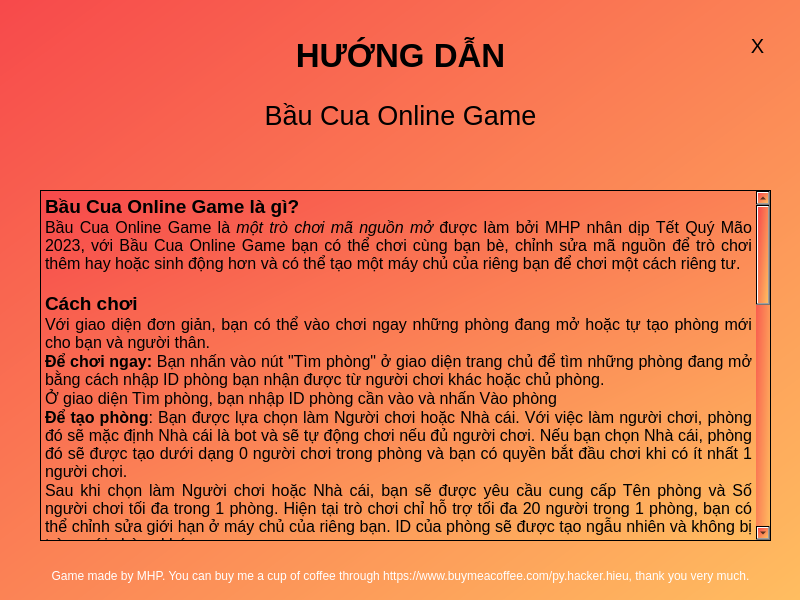
<?xml version="1.0" encoding="UTF-8"?>
<ui version="4.0">
 <class>Main</class>
 <widget class="QMainWindow" name="Main">
  <property name="geometry">
   <rect>
    <x>0</x>
    <y>0</y>
    <width>800</width>
    <height>600</height>
   </rect>
  </property>
  <property name="windowTitle">
   <string>Game Bầu Cua Online - Opening Page</string>
  </property>
  <property name="styleSheet">
   <string notr="true">background-color: qlineargradient(spread:pad, x1:0, y1:0, x2:1, y2:1, stop:0 rgba(247, 73, 75, 255), stop:0.997452 rgba(255, 189, 96, 255), stop:1 rgba(255, 255, 255, 255));</string>
  </property>
  <widget class="QWidget" name="centralwidget">
   <property name="styleSheet">
    <string notr="true"/>
   </property>
   <widget class="QLabel" name="title">
    <property name="geometry">
     <rect>
      <x>0</x>
      <y>30</y>
      <width>801</width>
      <height>50</height>
     </rect>
    </property>
    <property name="sizePolicy">
     <sizepolicy hsizetype="Fixed" vsizetype="Fixed">
      <horstretch>0</horstretch>
      <verstretch>0</verstretch>
     </sizepolicy>
    </property>
    <property name="font">
     <font>
      <family>Segoe UI</family>
      <pointsize>25</pointsize>
      <weight>75</weight>
      <bold>true</bold>
     </font>
    </property>
    <property name="autoFillBackground">
     <bool>false</bool>
    </property>
    <property name="styleSheet">
     <string notr="true">background:none;</string>
    </property>
    <property name="text">
     <string>HƯỚNG DẪN</string>
    </property>
    <property name="scaledContents">
     <bool>true</bool>
    </property>
    <property name="alignment">
     <set>Qt::AlignCenter</set>
    </property>
   </widget>
   <widget class="QLabel" name="description">
    <property name="geometry">
     <rect>
      <x>0</x>
      <y>90</y>
      <width>801</width>
      <height>51</height>
     </rect>
    </property>
    <property name="font">
     <font>
      <pointsize>20</pointsize>
     </font>
    </property>
    <property name="styleSheet">
     <string notr="true">background:none;</string>
    </property>
    <property name="text">
     <string>Bầu Cua Online Game</string>
    </property>
    <property name="alignment">
     <set>Qt::AlignCenter</set>
    </property>
   </widget>
   <widget class="QLabel" name="credit">
    <property name="geometry">
     <rect>
      <x>0</x>
      <y>560</y>
      <width>801</width>
      <height>31</height>
     </rect>
    </property>
    <property name="styleSheet">
     <string notr="true">color:white;background-color:none;</string>
    </property>
    <property name="text">
     <string>Game made by MHP. You can buy me a cup of coffee through https://www.buymeacoffee.com/py.hacker.hieu, thank you very much.</string>
    </property>
    <property name="alignment">
     <set>Qt::AlignCenter</set>
    </property>
   </widget>
   <widget class="QTextBrowser" name="tutorialtb">
    <property name="geometry">
     <rect>
      <x>40</x>
      <y>190</y>
      <width>731</width>
      <height>351</height>
     </rect>
    </property>
    <property name="html">
     <string>&lt;!DOCTYPE HTML PUBLIC &quot;-//W3C//DTD HTML 4.0//EN&quot; &quot;http://www.w3.org/TR/REC-html40/strict.dtd&quot;&gt;
&lt;html&gt;&lt;head&gt;&lt;meta name=&quot;qrichtext&quot; content=&quot;1&quot; /&gt;&lt;style type=&quot;text/css&quot;&gt;
p, li { white-space: pre-wrap; }
&lt;/style&gt;&lt;/head&gt;&lt;body style=&quot; font-family:'MS Shell Dlg 2'; font-size:7.8pt; font-weight:400; font-style:normal;&quot;&gt;
&lt;p align=&quot;justify&quot; style=&quot; margin-top:0px; margin-bottom:0px; margin-left:0px; margin-right:0px; -qt-block-indent:0; text-indent:0px;&quot;&gt;&lt;span style=&quot; font-size:14pt; font-weight:600;&quot;&gt;Bầu Cua Online Game là gì?&lt;/span&gt;&lt;/p&gt;
&lt;p align=&quot;justify&quot; style=&quot; margin-top:0px; margin-bottom:0px; margin-left:0px; margin-right:0px; -qt-block-indent:0; text-indent:0px;&quot;&gt;&lt;span style=&quot; font-size:12pt;&quot;&gt;Bầu Cua Online Game là &lt;/span&gt;&lt;span style=&quot; font-size:12pt; font-style:italic;&quot;&gt;một trò chơi mã nguồn mở&lt;/span&gt;&lt;span style=&quot; font-size:12pt;&quot;&gt; được làm bởi MHP nhân dịp Tết Quý Mão 2023, với Bầu Cua Online Game bạn có thể chơi cùng bạn bè, chỉnh sửa mã nguồn để trò chơi thêm hay hoặc sinh động hơn và có thể tạo một máy chủ của riêng bạn để chơi một cách riêng tư.&lt;/span&gt;&lt;/p&gt;
&lt;p align=&quot;justify&quot; style=&quot;-qt-paragraph-type:empty; margin-top:0px; margin-bottom:0px; margin-left:0px; margin-right:0px; -qt-block-indent:0; text-indent:0px; font-size:12pt;&quot;&gt;&lt;br /&gt;&lt;/p&gt;
&lt;p align=&quot;justify&quot; style=&quot; margin-top:0px; margin-bottom:0px; margin-left:0px; margin-right:0px; -qt-block-indent:0; text-indent:0px;&quot;&gt;&lt;span style=&quot; font-size:14pt; font-weight:600;&quot;&gt;Cách chơi&lt;/span&gt;&lt;/p&gt;
&lt;p align=&quot;justify&quot; style=&quot; margin-top:0px; margin-bottom:0px; margin-left:0px; margin-right:0px; -qt-block-indent:0; text-indent:0px;&quot;&gt;&lt;span style=&quot; font-size:12pt;&quot;&gt;Với giao diện đơn giản, bạn có thể vào chơi ngay những phòng đang mở hoặc tự tạo phòng mới cho bạn và người thân.&lt;/span&gt;&lt;/p&gt;
&lt;p align=&quot;justify&quot; style=&quot; margin-top:0px; margin-bottom:0px; margin-left:0px; margin-right:0px; -qt-block-indent:0; text-indent:0px;&quot;&gt;&lt;span style=&quot; font-size:12pt; font-weight:600;&quot;&gt;Để chơi ngay:&lt;/span&gt;&lt;span style=&quot; font-size:12pt;&quot;&gt; Bạn nhấn vào nút &amp;quot;Tìm phòng&amp;quot; ở giao diện trang chủ để tìm những phòng đang mở bằng cách nhập ID phòng bạn nhận được từ người chơi khác hoặc chủ phòng.&lt;/span&gt;&lt;/p&gt;
&lt;p align=&quot;justify&quot; style=&quot; margin-top:0px; margin-bottom:0px; margin-left:0px; margin-right:0px; -qt-block-indent:0; text-indent:0px;&quot;&gt;&lt;span style=&quot; font-size:12pt;&quot;&gt;Ở giao diện Tìm phòng, bạn nhập ID phòng cần vào và nhấn Vào phòng&lt;/span&gt;&lt;/p&gt;
&lt;p align=&quot;justify&quot; style=&quot; margin-top:0px; margin-bottom:0px; margin-left:0px; margin-right:0px; -qt-block-indent:0; text-indent:0px;&quot;&gt;&lt;span style=&quot; font-size:12pt; font-weight:600;&quot;&gt;Để tạo phòng&lt;/span&gt;&lt;span style=&quot; font-size:12pt;&quot;&gt;: Bạn được lựa chọn làm Người chơi hoặc Nhà cái. Với việc làm người chơi, phòng đó sẽ mặc định Nhà cái là bot và sẽ tự động chơi nếu đủ người chơi. Nếu bạn chọn Nhà cái, phòng đó sẽ được tạo dưới dạng 0 người chơi trong phòng và bạn có quyền bắt đầu chơi khi có ít nhất 1 người chơi.&lt;/span&gt;&lt;/p&gt;
&lt;p align=&quot;justify&quot; style=&quot; margin-top:0px; margin-bottom:0px; margin-left:0px; margin-right:0px; -qt-block-indent:0; text-indent:0px;&quot;&gt;&lt;span style=&quot; font-size:12pt;&quot;&gt;Sau khi chọn làm Người chơi hoặc Nhà cái, bạn sẽ được yêu cầu cung cấp Tên phòng và Số người chơi tối đa trong 1 phòng. Hiện tại trò chơi chỉ hỗ trợ tối đa 20 người trong 1 phòng, bạn có thể chỉnh sửa giới hạn ở máy chủ của riêng bạn. ID của phòng sẽ được tạo ngẫu nhiên và không bị trùng với phòng khác.&lt;/span&gt;&lt;/p&gt;
&lt;p align=&quot;justify&quot; style=&quot; margin-top:0px; margin-bottom:0px; margin-left:0px; margin-right:0px; -qt-block-indent:0; text-indent:0px;&quot;&gt;&lt;span style=&quot; font-size:12pt;&quot;&gt;Sau khi đã tạo phòng hoặc vào phòng, bạn sẽ được chuyển đến phòng chờ để chờ tất cả người chơi sẵn sàng hoặc để chờ đủ người trong phòng nếu Nhà cái phòng của bạn là bot.&lt;/span&gt;&lt;/p&gt;
&lt;p align=&quot;justify&quot; style=&quot; margin-top:0px; margin-bottom:0px; margin-left:0px; margin-right:0px; -qt-block-indent:0; text-indent:0px;&quot;&gt;&lt;span style=&quot; font-size:12pt;&quot;&gt;Khi tất cả đã sẵn sàng và phòng bắt đầu chơi, bạn sẽ được chuyển đến trang lựa chọn, sẽ có 6 lựa chọn là Bầu, Cua, Tôm, Cá, Gà, Hổ theo kiểu chơi tiêu chuẩn, lưu ý rằng mỗi con vật chỉ được chọn 1 lần. &lt;/span&gt;&lt;span style=&quot; font-size:12pt; font-style:italic;&quot;&gt;Nếu bạn là Nhà cái, bạn sẽ không được chọn mà việc của bạn là ngồi đợi người chơi khác chọn và bắt đầu tung xúc xắc.&lt;/span&gt;&lt;/p&gt;
&lt;p align=&quot;justify&quot; style=&quot; margin-top:0px; margin-bottom:0px; margin-left:0px; margin-right:0px; -qt-block-indent:0; text-indent:0px;&quot;&gt;&lt;span style=&quot; font-size:12pt;&quot;&gt;Sau khi chọn bạn hãy nhấn Khóa, lúc này phòng sẽ đợi đến khi tất cả đều khóa thì mới bắt đầu tung xúc xắc.&lt;/span&gt;&lt;/p&gt;
&lt;p align=&quot;justify&quot; style=&quot; margin-top:0px; margin-bottom:0px; margin-left:0px; margin-right:0px; -qt-block-indent:0; text-indent:0px;&quot;&gt;&lt;span style=&quot; font-size:12pt;&quot;&gt;Khi đã chọn xong bạn sẽ được chuyển đến trang tung xúc xắc, hình 2D của xúc xắc được tung sẽ hiện trên màn hình sau ít giây và cả chữ của chúng, bạn sẽ được biết mình thắng hay thua và số tiền (MHPoint) của bạn sẽ được cộng hoặc giảm tự động. Nếu bạn là Nhà cái, số tiền bạn nhận được sẽ là số tiền thua của người chơi và ngược lại, số tiền mất của bạn sẽ là số tiền thắng của người chơi.&lt;/span&gt;&lt;/p&gt;
&lt;p align=&quot;justify&quot; style=&quot; margin-top:0px; margin-bottom:0px; margin-left:0px; margin-right:0px; -qt-block-indent:0; text-indent:0px;&quot;&gt;&lt;span style=&quot; font-size:12pt;&quot;&gt;Sau khi nhận được kết quả, nếu bạn muốn chơi tiếp có thể nhấn vào nút Chơi lại ở góc trái cuối màn hình, nút này giống như nút Sẵn sàng, sẽ yêu cầu tất cả người chơi đều nhấn thì mới bắt đầu ván mới. Nếu bạn không muốn chơi nữa, có thể nhấn nút &amp;quot;X&amp;quot; ở góc trên cùng bên phải màn hình, lúc này bạn sẽ được tự động chuyển về màn hình chính.&lt;/span&gt;&lt;/p&gt;
&lt;p align=&quot;justify&quot; style=&quot;-qt-paragraph-type:empty; margin-top:0px; margin-bottom:0px; margin-left:0px; margin-right:0px; -qt-block-indent:0; text-indent:0px; font-size:12pt;&quot;&gt;&lt;br /&gt;&lt;/p&gt;
&lt;p align=&quot;justify&quot; style=&quot; margin-top:0px; margin-bottom:0px; margin-left:0px; margin-right:0px; -qt-block-indent:0; text-indent:0px;&quot;&gt;&lt;span style=&quot; font-size:14pt; font-weight:600;&quot;&gt;Những Quy ước&lt;/span&gt;&lt;/p&gt;
&lt;p align=&quot;justify&quot; style=&quot; margin-top:0px; margin-bottom:0px; margin-left:0px; margin-right:0px; -qt-block-indent:0; text-indent:0px;&quot;&gt;&lt;span style=&quot; font-size:12pt;&quot;&gt;Tiền tệ sẽ có kí hiệu là MHPoint và không thể đổi qua tiền thật và ngược lại.&lt;/span&gt;&lt;/p&gt;
&lt;p align=&quot;justify&quot; style=&quot; margin-top:0px; margin-bottom:0px; margin-left:0px; margin-right:0px; -qt-block-indent:0; text-indent:0px;&quot;&gt;&lt;span style=&quot; font-size:12pt;&quot;&gt;Trò chơi không yêu cầu bạn cung cấp thông tin nhạy cảm lên trò chơi và bạn được khuyến khích không nên tung thông tin nhạy cảm của mình lên trò chơi bằng bất kì giá nào.&lt;/span&gt;&lt;/p&gt;
&lt;p align=&quot;justify&quot; style=&quot; margin-top:0px; margin-bottom:0px; margin-left:0px; margin-right:0px; -qt-block-indent:0; text-indent:0px;&quot;&gt;&lt;span style=&quot; font-size:12pt;&quot;&gt;Mọi thông tin về người chơi trên trò chơi đều có thể thay đổi trong tệp tin customize.json, bạn có thể thay đổi tùy thích.&lt;/span&gt;&lt;/p&gt;
&lt;p align=&quot;justify&quot; style=&quot; margin-top:0px; margin-bottom:0px; margin-left:0px; margin-right:0px; -qt-block-indent:0; text-indent:0px;&quot;&gt;&lt;span style=&quot; font-size:12pt;&quot;&gt;Số tiền của bạn sẽ được làm mới sau khi bạn thoát phòng chơi gần nhất, kể cả khi số MHPoint của bạn về con số 0.&lt;/span&gt;&lt;/p&gt;
&lt;p align=&quot;justify&quot; style=&quot; margin-top:0px; margin-bottom:0px; margin-left:0px; margin-right:0px; -qt-block-indent:0; text-indent:0px;&quot;&gt;&lt;span style=&quot; font-size:12pt;&quot;&gt;Máy chủ được cung cấp bởi MHP miễn phí cho người dùng và sẽ không yêu cầu bạn cung cấp bất kì khoản chi phí nào, MHP chỉ mong các bạn sẽ tiếp tục ủng hộ (Một cốc cafe hoặc chia sẻ rộng rãi) để nhóm có thể tiếp tục phát triển.&lt;/span&gt;&lt;/p&gt;
&lt;p align=&quot;justify&quot; style=&quot; margin-top:0px; margin-bottom:0px; margin-left:0px; margin-right:0px; -qt-block-indent:0; text-indent:0px;&quot;&gt;&lt;span style=&quot; font-size:12pt;&quot;&gt;Bạn có thể tạo máy chủ của riêng mình nếu bạn thấy máy chủ public chưa được tốt, nhưng mong bạn sẽ không xóa dòng Credit của bọn mình vì công sức của cả nhóm bỏ ra là khá nhiều 💖&lt;/span&gt;&lt;/p&gt;
&lt;p align=&quot;justify&quot; style=&quot; margin-top:0px; margin-bottom:0px; margin-left:0px; margin-right:0px; -qt-block-indent:0; text-indent:0px;&quot;&gt;&lt;span style=&quot; font-size:12pt;&quot;&gt;Các bạn có thể đóng gói ứng dụng thành tệp tin .exe, nhưng nhóm mình &lt;/span&gt;&lt;span style=&quot; font-size:12pt; font-weight:600;&quot;&gt;sẽ không chịu trách nhiệm&lt;/span&gt;&lt;span style=&quot; font-size:12pt;&quot;&gt; với những hành vi chèn mã độc vào tệp tin .exe và chia sẻ dưới danh nghĩa là ứng dụng của bọn mình. Trò chơi của bọn mình là hoàn toàn mã nguồn mở và sẽ luôn luôn (khá chắc) là như vậy.&lt;/span&gt;&lt;/p&gt;
&lt;p align=&quot;justify&quot; style=&quot; margin-top:0px; margin-bottom:0px; margin-left:0px; margin-right:0px; -qt-block-indent:0; text-indent:0px;&quot;&gt;&lt;span style=&quot; font-size:12pt;&quot;&gt;Mục đích của trò chơi này là để giải trí với gia đình và bạn bè những ngày Tết, vui lòng không lợi dụng để trục lợi cá nhân.&lt;/span&gt;&lt;/p&gt;
&lt;p align=&quot;justify&quot; style=&quot;-qt-paragraph-type:empty; margin-top:0px; margin-bottom:0px; margin-left:0px; margin-right:0px; -qt-block-indent:0; text-indent:0px; font-size:12pt;&quot;&gt;&lt;br /&gt;&lt;/p&gt;
&lt;p align=&quot;justify&quot; style=&quot; margin-top:0px; margin-bottom:0px; margin-left:0px; margin-right:0px; -qt-block-indent:0; text-indent:0px;&quot;&gt;&lt;span style=&quot; font-size:14pt; font-weight:600;&quot;&gt;Official Game Link&lt;/span&gt;&lt;/p&gt;
&lt;p align=&quot;justify&quot; style=&quot; margin-top:0px; margin-bottom:0px; margin-left:0px; margin-right:0px; -qt-block-indent:0; text-indent:0px;&quot;&gt;&lt;span style=&quot; font-size:12pt;&quot;&gt;Bản mới nhất của trò chơi sẽ luôn được cập nhật trên trang Github của MHP0920.&lt;/span&gt;&lt;/p&gt;&lt;/body&gt;&lt;/html&gt;</string>
    </property>
   </widget>
   <widget class="QLabel" name="exit">
    <property name="geometry">
     <rect>
      <x>730</x>
      <y>20</y>
      <width>55</width>
      <height>51</height>
     </rect>
    </property>
    <property name="font">
     <font>
      <family>Segoe UI</family>
      <pointsize>15</pointsize>
     </font>
    </property>
    <property name="styleSheet">
     <string notr="true">QLabel {
background:none;
}
QLabel::hover {
background:none;
color:white;
}</string>
    </property>
    <property name="text">
     <string>X</string>
    </property>
    <property name="alignment">
     <set>Qt::AlignCenter</set>
    </property>
   </widget>
  </widget>
 </widget>
 <resources>
  <include location="background.qrc"/>
 </resources>
 <connections/>
</ui>
